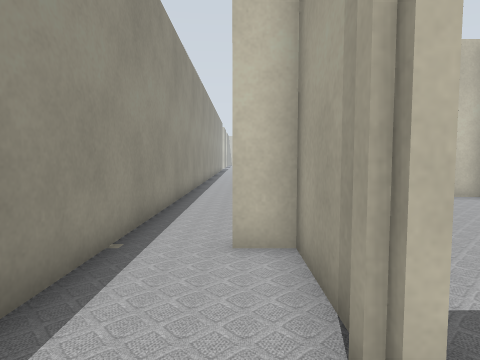
View 1 (above)

20 first-person views from a walk through a Gazebo world. The camera is 0.72 m above the floor, tilts 4° down and sees 75° across. The lines on the ground mark 1 m squares. The floor is counted in squares, 0.5 m on a side. Each view is taken from the middle of a square. On the plan, view 1 faces up. The plan holds only what a view shows up to about 15 squares ahead; the rest is blank. The place goes on beyond the plan.

View 2
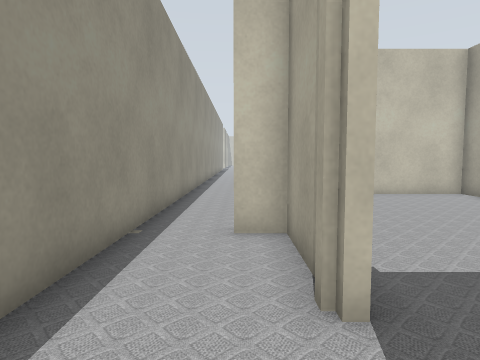

View 3
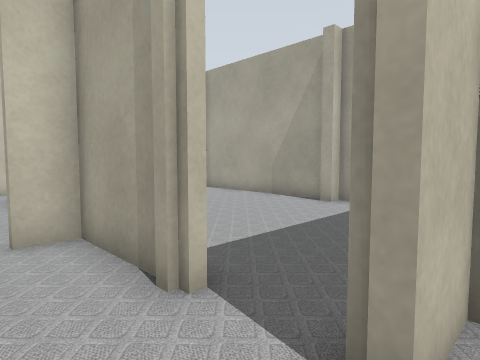

View 4
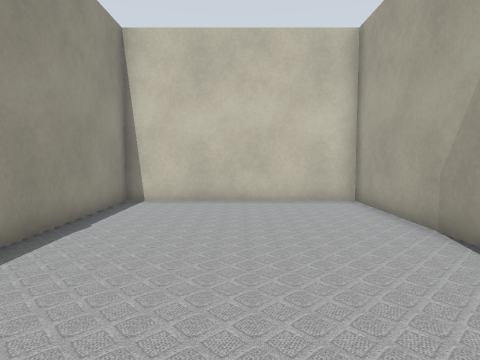

View 5
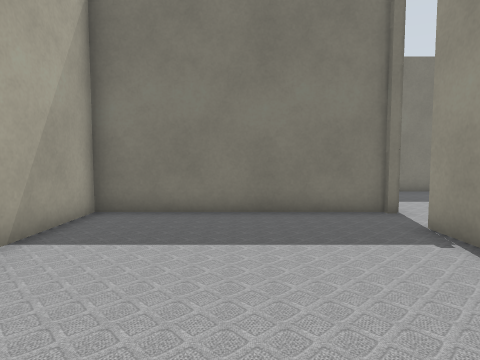

View 6
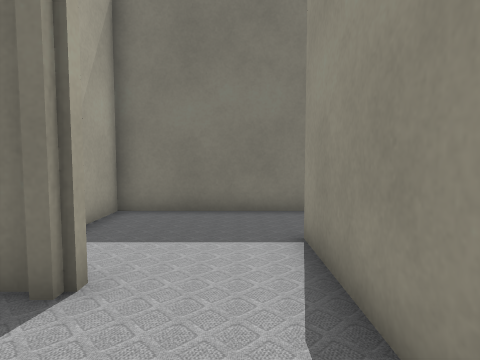

View 7
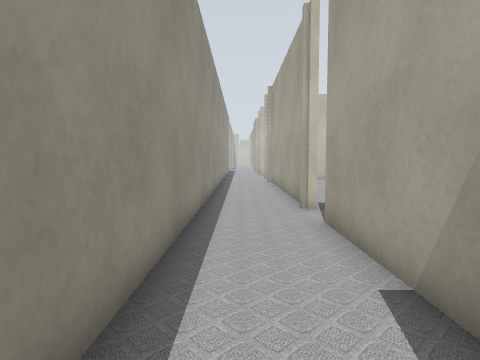

View 8
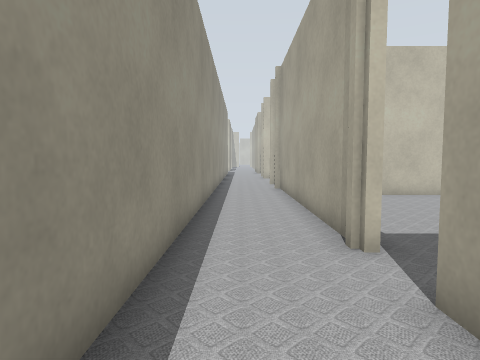

View 9
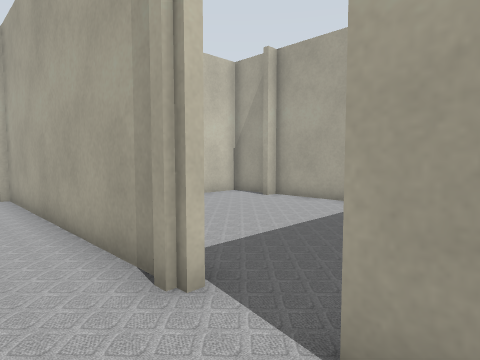

View 10
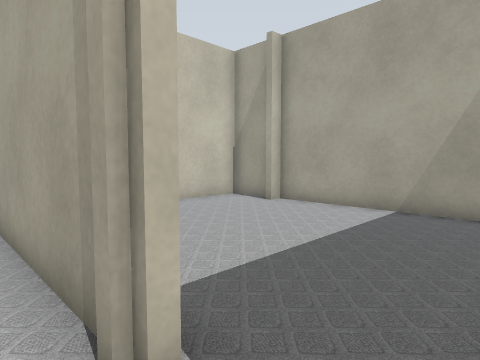

View 11
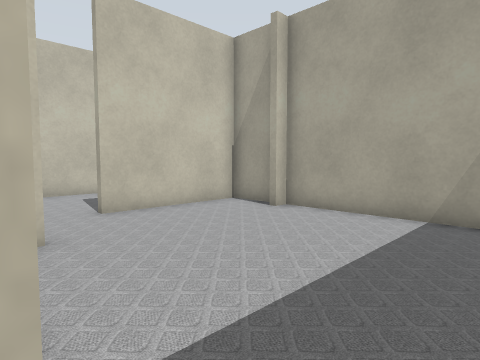

View 12
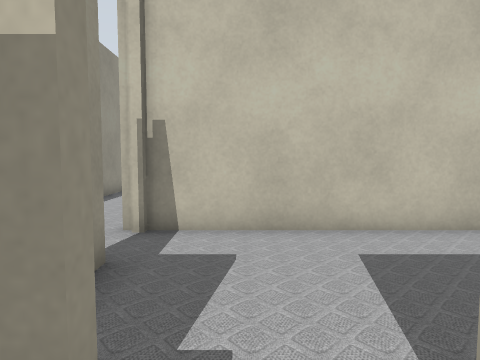

View 13
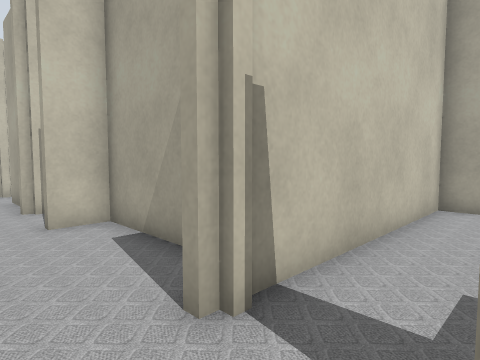

View 14
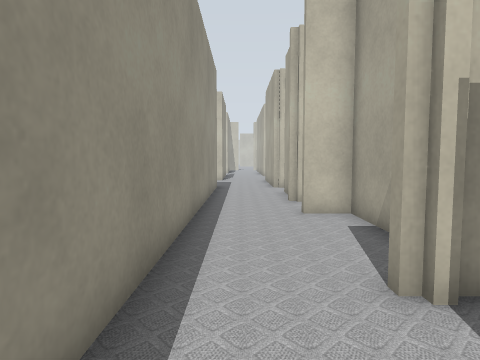

View 15
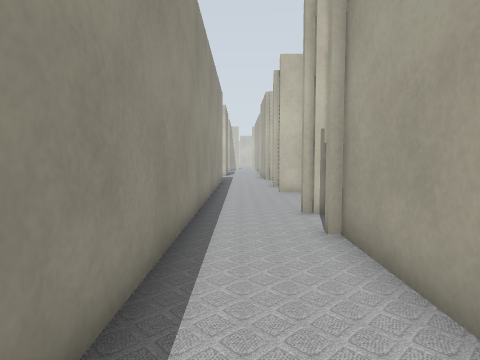

View 16
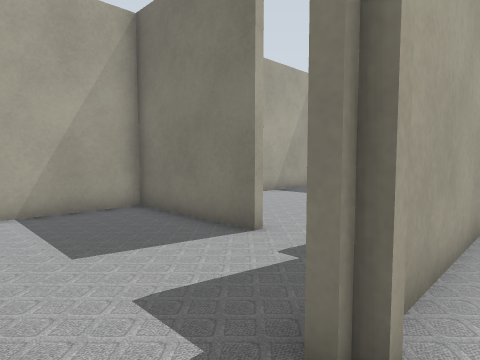

View 17
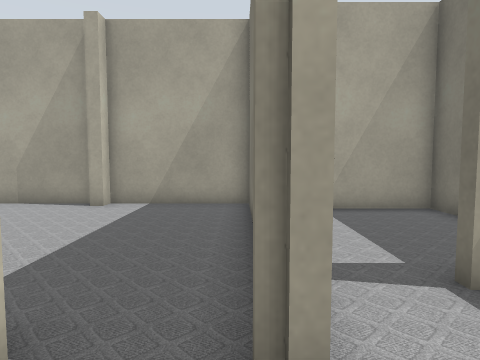

View 18
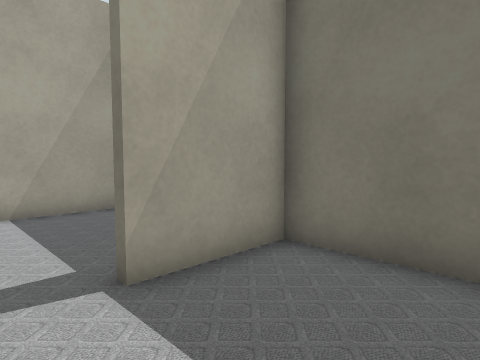

View 19
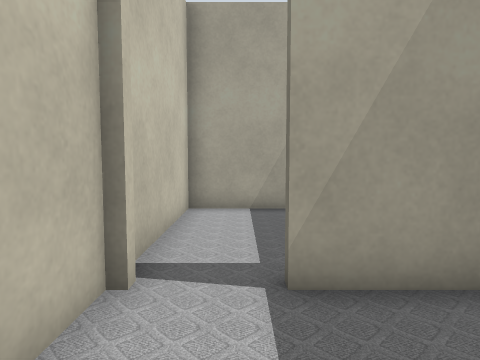

View 20
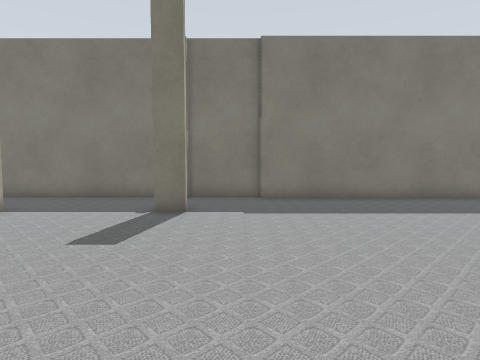

### Floor plan
Ten units are one square. View 1 is at (0, 0); x grows to the right and y downward. Boxes are objects, and circles mark ways between rooms. Rooms are numbered by the first view taken in them; rooms with no view inside come last. Other rooms are left out.
<svg viewBox="-170 -340 264 399">
<path fill="none" stroke="#000" d="M9 -136 9 -239M9 -74 9 -120M19 -281 19 -311 6 -311M9 -16 9 -49 -1 -49M-21 -335 -21 16M9 5 9 0M84 -41 84 -46M89 -48 89 -115 12 -115 12 -59M12 -31 12 -16M8 3 89 3 89 -41M89 -131 89 -188M89 -195 89 -212 41 -212M-21 16 -21 26M-24 54 23 54 23 25M-76 23 -66 23M-98 54 -71 54M-59 54 -24 54M-165 52 -98 52M41 -214 89 -214 89 -262 6 -262"/>
<circle cx="10" cy="-10" r="3" fill="#2a7"/>
<circle cx="10" cy="-130" r="3" fill="#2a7"/>
<circle cx="-5" cy="5" r="3" fill="#2a7"/>
<circle cx="10" cy="-250" r="3" fill="#2a7"/>
<circle cx="35" cy="-210" r="3" fill="#2a7"/>
<circle cx="-20" cy="35" r="3" fill="#2a7"/>
<text x="0" y="-170">1</text>
<text x="50" y="-60">2</text>
<text x="50" y="-160">3</text>
<text x="0" y="30">4</text>
<text x="-100" y="-150">5</text>
<text x="50" y="-230">6</text>
</svg>
Room 1 opens to room 2. Room 1 opens to room 3. Room 1 opens to room 4. Room 1 opens to room 6. Room 3 opens to room 6. Room 4 opens to room 5.

Where each view was taken, in squares from view 1:
view 1: 0 up, 0 right, facing up
view 2: 1 down, 0 right, facing up
view 3: 1 down, 1 left, facing up-right
view 4: 1 up, 5 right, facing up
view 5: 8 up, 5 right, facing down
view 6: 3 up, 1 left, facing down
view 7: 5 up, 1 left, facing up
view 8: 9 up, 1 left, facing up
view 9: 11 up, 1 left, facing up-right
view 10: 12 up, 0 right, facing up-right
view 11: 13 up, 1 right, facing up-right
view 12: 20 up, 3 right, facing up
view 13: 24 up, 1 left, facing up-right
view 14: 23 up, 1 left, facing up
view 15: 18 up, 1 left, facing up
view 16: 26 up, 0 right, facing down-right
view 17: 0 up, 1 left, facing right
view 18: 1 down, 1 left, facing down-right
view 19: 2 down, 1 left, facing right
view 20: 6 up, 9 left, facing down
